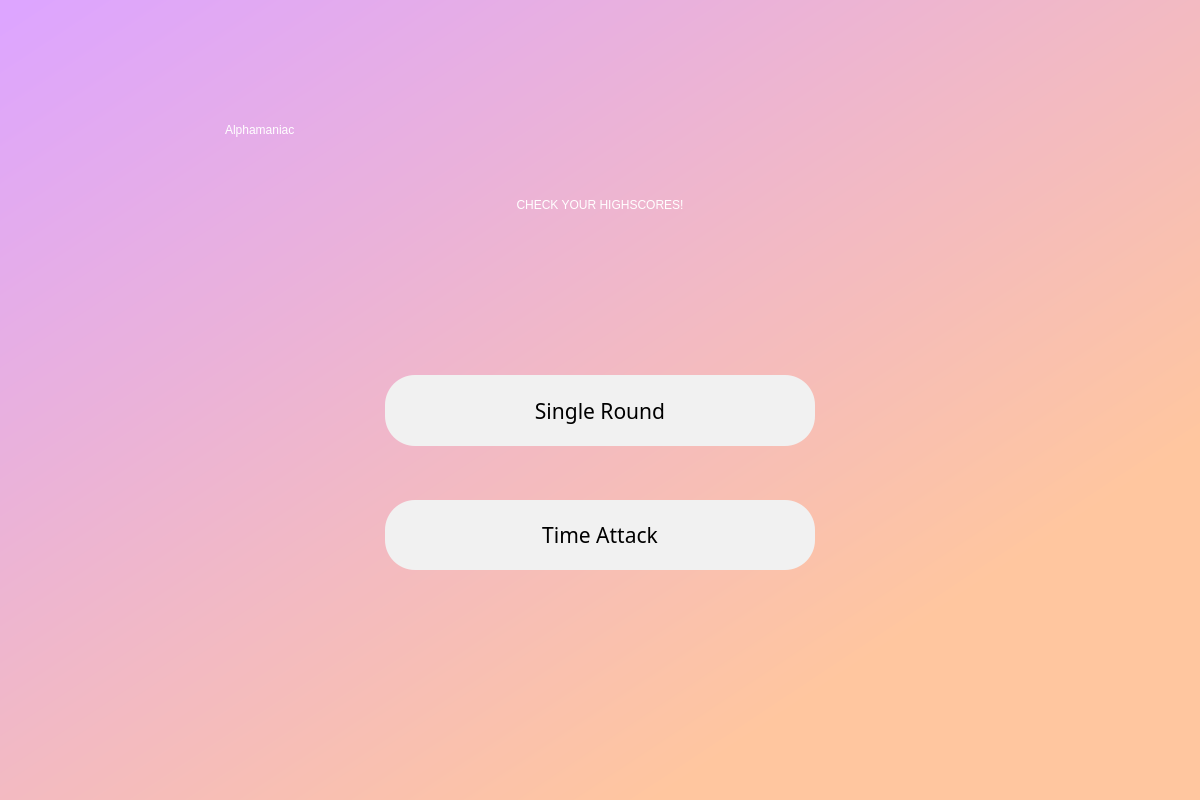
<?xml version="1.0" encoding="UTF-8"?>
<ui version="4.0">
 <class>menuUI</class>
 <widget class="QDialog" name="menuUI">
  <property name="geometry">
   <rect>
    <x>0</x>
    <y>0</y>
    <width>1200</width>
    <height>800</height>
   </rect>
  </property>
  <property name="windowTitle">
   <string>Dialog</string>
  </property>
  <widget class="QWidget" name="background" native="true">
   <property name="geometry">
    <rect>
     <x>0</x>
     <y>0</y>
     <width>1200</width>
     <height>800</height>
    </rect>
   </property>
   <property name="styleSheet">
    <string notr="true">QWidget#background{
background-color:qlineargradient(spread:pad, x1:0, y1:0.0227273, x2:0.95003, y2:0.972, stop:0 rgba(221, 165, 255, 255), stop:0.800995 rgba(255, 198, 159, 255));}</string>
   </property>
   <widget class="QLabel" name="label">
    <property name="geometry">
     <rect>
      <x>225</x>
      <y>50</y>
      <width>750</width>
      <height>160</height>
     </rect>
    </property>
    <property name="styleSheet">
     <string notr="true">font: 70pt &quot;Bauhaus 93&quot;;

color: white;</string>
    </property>
    <property name="text">
     <string>Alphamaniac</string>
    </property>
   </widget>
   <widget class="QLabel" name="subtitle">
    <property name="geometry">
     <rect>
      <x>345</x>
      <y>190</y>
      <width>510</width>
      <height>30</height>
     </rect>
    </property>
    <property name="styleSheet">
     <string notr="true">font: 16pt &quot;Showcard Gothic&quot;;
color: white;</string>
    </property>
    <property name="text">
     <string>CHECK YOUR HIGHSCORES!</string>
    </property>
    <property name="alignment">
     <set>Qt::AlignCenter</set>
    </property>
   </widget>
   <widget class="QPushButton" name="srButton">
    <property name="geometry">
     <rect>
      <x>385</x>
      <y>375</y>
      <width>430</width>
      <height>71</height>
     </rect>
    </property>
    <property name="font">
     <font>
      <family>Bauhaus 93</family>
      <pointsize>16</pointsize>
      <weight>50</weight>
      <italic>false</italic>
      <bold>false</bold>
      <kerning>true</kerning>
     </font>
    </property>
    <property name="styleSheet">
     <string notr="true">border-radius:30px;
background-color: rgb(241, 241, 241);
font: 16pt &quot;Bauhaus 93&quot;;</string>
    </property>
    <property name="text">
     <string>Single Round</string>
    </property>
   </widget>
   <widget class="QPushButton" name="taButton">
    <property name="geometry">
     <rect>
      <x>385</x>
      <y>500</y>
      <width>430</width>
      <height>70</height>
     </rect>
    </property>
    <property name="font">
     <font>
      <family>Bauhaus 93</family>
      <pointsize>16</pointsize>
      <weight>50</weight>
      <italic>false</italic>
      <bold>false</bold>
      <kerning>true</kerning>
     </font>
    </property>
    <property name="styleSheet">
     <string notr="true">border-radius:30px;
background-color: rgb(241, 241, 241);
font: 16pt &quot;Bauhaus 93&quot;;</string>
    </property>
    <property name="text">
     <string>Time Attack</string>
    </property>
   </widget>
  </widget>
 </widget>
 <resources/>
 <connections/>
</ui>
